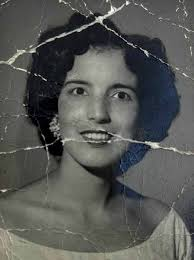
#> input picture cw1/image.jpg, 194 x 260 px
$ jupyter execute test_code.ipynb
#> lines starting #> are read from the running program, lines starting #| are printed output that depends on the picture; after the words box and inside, x2 and y2 are one past the last pixel; in counts of white or black regions, pixels touching at a corner belong together
# Importy

[cell 1]
import cv2
import numpy as np
from pathlib import Path

# Parametry

[cell 2]
PHOTO_PATH = 'image.jpg'
RESULT_FOLDER = "results/"
BLUR_VALUE = 3

# przykład 1

[cell 3]
img = cv2.imread(PHOTO_PATH)
#> img is the input picture: shape (260, 194, 3); mean B, G, R 84.9, 87.7, 86

[cell 4]
blur_result = cv2.medianBlur(img, BLUR_VALUE)
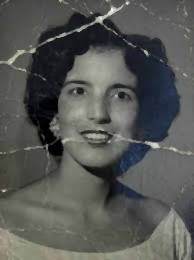
#> blur_result: shape (260, 194, 3); mean B, G, R 84.5, 87.3, 85.6
cv2.imwrite(filename = str(Path().joinpath(RESULT_FOLDER, PHOTO_PATH.replace(".jpg", "_blured.jpg"))),
            img=blur_result)
#> Out = True

[cell 5]
mask = cv2.inRange(img, np.array([0,0,0]), np.array([10,10,10]))
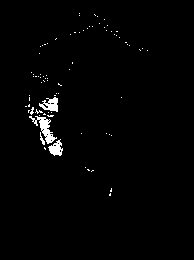
#> mask: shape (260, 194); 1.5% white; 80 white regions (76 under 20 px), largest, box (x1, y1, x2, y2) and area: (29, 116, 57, 144) 261, (39, 97, 58, 112) 166, (48, 139, 63, 156) 144, (40, 132, 45, 145) 27
filling_result = cv2.inpaint(img, mask, 15, cv2.INPAINT_NS)
cv2.imwrite(filename=str(Path().joinpath(RESULT_FOLDER, PHOTO_PATH.replace(".jpg", "_filled.jpg"))),
            img=filling_result)
#> Out = True

# przykład 2

[cell 6]
canny_edges = cv2.Canny(img, threshold1=225, threshold2=225)
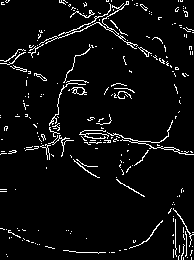
#> canny_edges: shape (260, 194); 5.2% white in thin lines or dots
cv2.imwrite(filename=str(Path().joinpath(RESULT_FOLDER, PHOTO_PATH.replace(".jpg", f"_canny.jpg"))),
            img=canny_edges)
#> Out = True

[cell 7]
img = cv2.imread(PHOTO_PATH, cv2.IMREAD_GRAYSCALE)
#> img: shape (260, 194); min 0, max 255, mean 86.9
__, global_thresholded = cv2.threshold(img, 175, 255, cv2.THRESH_BINARY)
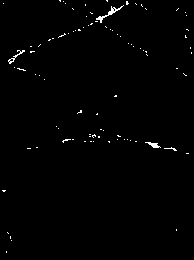
#> global_thresholded: shape (260, 194); 0.86% white in thin lines or dots
# global_thresholded = cv2.bitwise_not(global_thresholded)
cv2.imwrite(filename=str(Path().joinpath(RESULT_FOLDER, PHOTO_PATH.replace(".jpg", f"_segm.jpg"))),
            img=global_thresholded)
#> Out = True

[cell 8]
filling_result = cv2.inpaint(img, global_thresholded, 300, cv2.INPAINT_TELEA)
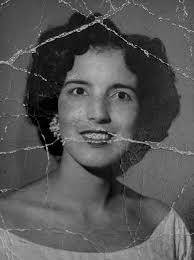
#> filling_result: shape (260, 194); min 0, max 175, mean 86.1
cv2.imwrite(filename=str(Path().joinpath(RESULT_FOLDER, PHOTO_PATH.replace(".jpg", "_filled.jpg"))),
            img=filling_result)
#> Out = True

# przykład 3

[cell 9]
img = cv2.imread(PHOTO_PATH)

[cell 10]
damage_mask = np.zeros(img.shape[:2], dtype=np.uint8)

[cell 11]
marked_image = img.copy()
marked_image[damage_mask > 0] = [0, 0, 255]

[cell 12]
restored_image = cv2.inpaint(img, damage_mask, inpaintRadius=3, flags=cv2.INPAINT_TELEA)
cv2.imwrite(filename=str(Path().joinpath(RESULT_FOLDER, PHOTO_PATH.replace(".jpg", "_restored_by_example_3.jpg"))),
            img=filling_result)
#> Out = True
